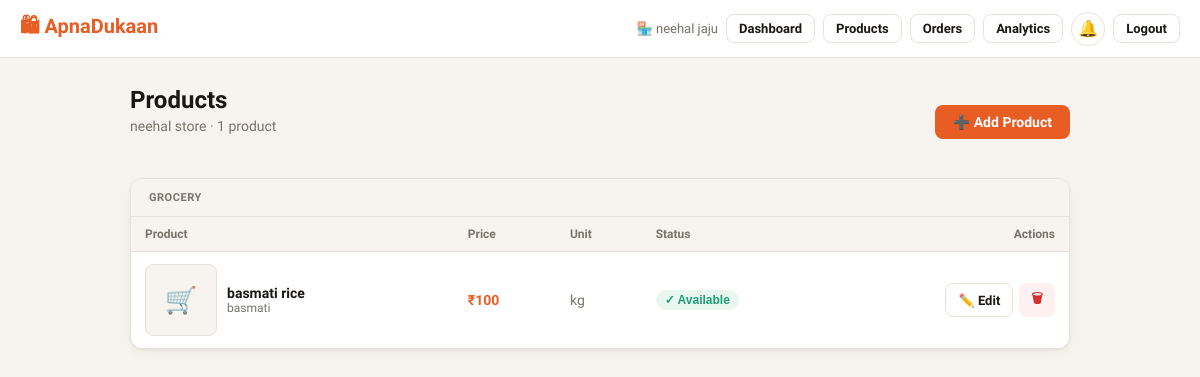
Page /owner/products (signed in) on the committed database.
### tables this page shows
CREATE TABLE stores(store_id TEXT PRIMARY KEY,owner_id TEXT NOT NULL,
  name TEXT NOT NULL,owner_name TEXT NOT NULL,address TEXT NOT NULL DEFAULT'',
  category TEXT NOT NULL DEFAULT'General',qr_code TEXT NOT NULL,
  points INTEGER NOT NULL DEFAULT 0,is_open INTEGER NOT NULL DEFAULT 1,
  is_approved INTEGER NOT NULL DEFAULT 1,
  description TEXT NOT NULL DEFAULT'',
  image_b64 TEXT,image_mime TEXT NOT NULL DEFAULT'image/jpeg',
  created_at TEXT NOT NULL DEFAULT(datetime('now')), latitude REAL, longitude REAL,
  FOREIGN KEY(owner_id) REFERENCES owners(owner_id));

CREATE TABLE products(product_id TEXT PRIMARY KEY,store_id TEXT NOT NULL,
  name TEXT NOT NULL,price REAL NOT NULL CHECK(price>=0),unit TEXT NOT NULL DEFAULT'piece',
  available INTEGER NOT NULL DEFAULT 1,category TEXT NOT NULL DEFAULT'General',
  description TEXT NOT NULL DEFAULT'',image_b64 TEXT,image_mime TEXT NOT NULL DEFAULT'image/jpeg',
  brand TEXT NOT NULL DEFAULT'',model TEXT NOT NULL DEFAULT'',origin TEXT NOT NULL DEFAULT'',
  dimensions TEXT NOT NULL DEFAULT'',weight TEXT NOT NULL DEFAULT'',material TEXT NOT NULL DEFAULT'',
  spec1_key TEXT NOT NULL DEFAULT'',spec1_val TEXT NOT NULL DEFAULT'',
  spec2_key TEXT NOT NULL DEFAULT'',spec2_val TEXT NOT NULL DEFAULT'',
  spec3_key TEXT NOT NULL DEFAULT'',spec3_val TEXT NOT NULL DEFAULT'',
  created_at TEXT NOT NULL DEFAULT(datetime('now')), stock INTEGER NOT NULL DEFAULT 0,
  FOREIGN KEY(store_id) REFERENCES stores(store_id) ON DELETE CASCADE);

### app.py (the view)
    @app.route("/owner/products")
    @owner_required
    def owner_products():
        sid=session["store_id"]; conn=get_db()
        products=conn.execute("SELECT * FROM products WHERE store_id=? ORDER BY category,name",(sid,)).fetchall()
        store=conn.execute("SELECT * FROM stores WHERE store_id=?",(sid,)).fetchone()
        return render_template("owner_products.html",products=products,store=store)

### app.py (called while the page is built)
def _register_db_hooks(app):
    @app.teardown_appcontext
    def close_db(exc=None):
        db = g.pop("db", None)
        if db: db.close()

def get_db():
    if "db" not in g:
        from flask import current_app
        g.db = sqlite3.connect(current_app.config["DB_PATH"], timeout=30, check_same_thread=False)
        g.db.row_factory = sqlite3.Row
        for pragma in ("PRAGMA journal_mode=WAL","PRAGMA busy_timeout=30000",
                       "PRAGMA synchronous=NORMAL","PRAGMA foreign_keys=ON"):
            g.db.execute(pragma)
    return g.db

def get_unread_count(recipient_type, recipient_id):
    try:
        r = get_db().execute(
            "SELECT COUNT(*) FROM notifications WHERE recipient_type=? AND recipient_id=? AND is_read=0",
            (recipient_type, recipient_id)).fetchone()
        return r[0] if r else 0
    except Exception:
        return 0

def owner_required(f):
    @wraps(f)
    def d(*a,**kw):
        if not session.get("owner_id"):
            flash("Please log in to access your store dashboard.","error")
            return redirect(url_for("owner_login"))
        return f(*a,**kw)
    return d

def _register_security_headers(app):
    @app.after_request
    def add_headers(response):
        h = response.headers
        h["X-Content-Type-Options"]="nosniff"; h["X-Frame-Options"]="SAMEORIGIN"
        h["X-XSS-Protection"]="1; mode=block"; h["Referrer-Policy"]="strict-origin-when-cross-origin"
        h["Permissions-Policy"]="geolocation=(self),microphone=(),camera=()"
        if app.config.get("SESSION_COOKIE_SECURE"):
            h["Strict-Transport-Security"]="max-age=31536000; includeSubDomains"
        if request.path.startswith(("/owner/","/my-","/control-panel/")):
            h["Cache-Control"]="no-store,no-cache,must-revalidate,private"
        return response

### templates/owner_products.html (shortened to what this page needs)
{% extends "base.html" %}
{% block content %}
<div style="display:flex;align-items:center;justify-content:space-between;margin-bottom:20px;flex-wrap:wrap;gap:12px;">
  <div>
    <h1 class="page-title">Products</h1>
    <p class="page-subtitle">{{ store.name }} · {{ products|length }} product{{ 's' if products|length != 1 }}</p>
  </div>
  <a href="/owner/product/add" class="btn btn-primary">➕ Add Product</a>
</div>
{% if not products %}
<div class="card" style="text-align:center;padding:48px;">
  <div style="font-size:48px;margin-bottom:12px;">📦</div>
  <div style="font-weight:600;font-size:18px;margin-bottom:8px;">No products yet</div>
  <p style="color:var(--muted);margin-bottom:20px;">Add your first product to start receiving orders.</p>
  <a href="/owner/product/add" class="btn btn-primary">➕ Add First Product</a>
</div>
{% else %}
{% set cats = products | map(attribute='category') | unique | list %}
{% for cat in cats %}
<div class="card" style="margin-bottom:16px;padding:0;overflow:hidden;">
  <div style="padding:12px 18px;background:var(--bg);border-bottom:1px solid var(--border);
              font-size:11px;font-weight:700;text-transform:uppercase;letter-spacing:.05em;color:var(--muted);">
    {{ cat }}
  </div>
  <table class="table">
    <thead>
      <tr>
        <th>Product</th>
        <th>Price</th>
        <th>Unit</th>
        <th>Status</th>
        <th style="text-align:right;">Actions</th>
      </tr>
    </thead>
    <tbody>
      {% for p in products %}
      {% if p.category == cat %}
      <tr>
        <td>
          <div style="display:flex;align-items:center;gap:10px;">
            {% if p.image_b64 %}
            <img
                 style="width:72px;height:72px;border-radius:8px;object-fit:cover;" alt="{{ p.name }}">
            {% else %}
            <div style="width:72px;height:72px;border-radius:8px;background:var(--bg);
                        display:flex;align-items:center;justify-content:center;font-size:26px;border:1px solid var(--border);">🛒</div>
            {% endif %}
            <div>
              <div style="font-weight:600;">{{ p.name }}</div>
              {% if p.brand %}<div style="font-size:12px;color:var(--muted);">{{ p.brand }}</div>{% endif %}
            </div>
          </div>
        </td>
        <td style="font-weight:600;color:var(--orange);">₹{{ "%.0f"|format(p.price) }}</td>
        <td style="color:var(--muted);">{{ p.unit }}</td>
        <td>
          <form method="POST" action="/owner/product/{{ p.product_id }}/toggle" style="display:inline;">
            <button class="badge {% if p.available %}badge-green{% else %}badge-red{% endif %}"
                    type="submit" style="cursor:pointer;border:none;">
              {% if p.available %}✓ Available{% else %}✗ Hidden{% endif %}
            </button>
          </form>
        </td>
        <td style="text-align:right;">
          <div style="display:flex;gap:6px;justify-content:flex-end;flex-wrap:wrap;">
            <a href="/owner/product/{{ p.product_id }}/edit" class="btn btn-outline btn-sm">✏️ Edit</a>
            <form method="POST" action="/owner/product/{{ p.product_id }}/delete"
                  onsubmit="return confirm('Delete {{ p.name }}? This cannot be undone.')">
              <button class="btn btn-sm" style="background:var(--rl);color:var(--red);border:none;" type="submit">🗑</button>
            </form>
          </div>
        </td>
      </tr>
      {% endif %}
      {% endfor %}
    </tbody>
  </table>
</div>
{% endfor %}
{% endif %}
{% endblock %}

### templates/base.html (shortened to what this page needs)
<!DOCTYPE html>
<html lang="en">
<head>
</head>
<body>
<nav class="nav">
  <a href="/" class="nav-brand">🛍 ApnaDukaan</a>
  <div class="nav-actions">
    <div id="nav-menu" class="nav-menu">
      {% if session.customer_name %}
      <span class="nav-user">👤 {{ session.customer_name }}</span>
      <form action="/search_product" method="GET" class="nav-search">
        <input
          type="text"
          name="q"
          placeholder="Search products..."
          class="nav-search-input"
        >
      </form>
      <a href="/my-orders" class="btn btn-outline btn-sm">🛒 My Orders</a>
      <a href="/my-points" class="btn btn-outline btn-sm">⭐ Points</a>
      <a href="/scan" class="btn btn-outline btn-sm">📷 Scan</a>
      {% if cart_count > 0 %}
        <span class="points-pill">🛒 {{ cart_count }} · ₹{{ cart_total }}</span>
      {% endif %}
      <a href="/notifications" class="notif-bell nav-item nav-highlight" title="Notifications">
        🔔<span class="notif-label"> Notifications</span>{% if notif_count > 0 %}<span class="notif-dot">{{ notif_count if notif_count < 100 else '99+' }}</span>{% endif %}
      </a>
      <a href="/customer/logout" class="btn btn-outline btn-sm">Logout</a>
    {% elif session.owner_id %}
      <span class="nav-user">🏪 {{ owner_name }}</span>
      <a href="/owner/dashboard" class="btn btn-outline btn-sm">Dashboard</a>
      <a href="/owner/products" class="btn btn-outline btn-sm">Products</a>
      <a href="/owner/orders" class="btn btn-outline btn-sm">Orders</a>
      <a href="/owner/analytics" class="btn btn-outline btn-sm">Analytics</a>
      <a href="/owner/notifications" class="notif-bell nav-item nav-highlight" title="Notifications">
        🔔<span class="notif-label"> Notifications</span>{% if notif_count > 0 %}<span class="notif-dot">{{ notif_count if notif_count < 100 else '99+' }}</span>{% endif %}
      </a>
      <a href="/owner/logout" class="btn btn-outline btn-sm">Logout</a>
    {% endif %}
    </div>
    </div>
</nav>
<div class="container">
  {% block content %}{% endblock %}
</div>
</body>
</html>

### templates/base.html (style rules this page uses)
:root { --bg:#F7F4EF;--card:#fff;--border:#E8E2D8;--text:#1A1714;--muted:#7A7368; --orange:#E85D24;--ol:#FEF0E9;--green:#1D9E75;--gl:#EAF7F1;--blue:#185FA5;--bl:#EBF3FC; --red:#D42B2B;--rl:#FEF0F0;--yellow:#CA8A04;--yl:#FEFCE8;--r:12px; --sh:0 1px 3px rgba(0,0,0,.06),0 4px 12px rgba(0,0,0,.04); }
* { box-sizing:border-box;margin:0;padding:0; }
body { font-family:'Plus Jakarta Sans',sans-serif;background:var(--bg);color:var(--text);min-height:100vh; }
a { color:inherit;text-decoration:none; }
.nav { background:var(--card);border-bottom:1px solid var(--border);padding:0 20px; display:flex;align-items:center;justify-content:space-between;height:58px;position:sticky;top:0;z-index:100; }
.nav-brand { font-size:20px;font-weight:700;color:var(--orange); }
.nav-actions { display:flex;align-items:center;gap:8px;flex-wrap:wrap; }
.nav-user { font-size:13px;color:var(--muted); }
.container { max-width:980px;margin:0 auto;padding:28px 20px; }
.page-title { font-size:24px;font-weight:700;margin-bottom:4px; }
.page-subtitle { font-size:14px;color:var(--muted);margin-bottom:24px; }
.card { background:var(--card);border:1px solid var(--border);border-radius:var(--r);padding:20px;box-shadow:var(--sh); }
.btn { display:inline-flex;align-items:center;gap:6px;padding:9px 18px;border-radius:8px; font-size:14px;font-weight:600;cursor:pointer;border:none;transition:all .15s;font-family:inherit; }
.btn-primary { background:var(--orange);color:#fff; }
.btn-outline { background:transparent;border:1.5px solid var(--border);color:var(--text); }
.btn-sm { padding:6px 12px;font-size:13px; }
.badge { display:inline-flex;align-items:center;gap:4px;font-size:12px;font-weight:600;padding:3px 9px;border-radius:20px; }
.badge-green { background:var(--gl);color:var(--green); }
.table { width:100%;border-collapse:collapse;font-size:14px; }
.table th { text-align:left;padding:10px 14px;font-size:12px;font-weight:600;color:var(--muted); background:var(--bg);border-bottom:1px solid var(--border); }
.table td { padding:12px 14px;border-bottom:1px solid var(--border);vertical-align:middle; }
.table tr:last-child td { border-bottom:none; }
.notif-bell { position:relative;display:inline-flex;align-items:center;justify-content:center; width:34px;height:34px;border-radius:50%;border:1.5px solid var(--border); background:var(--card);cursor:pointer;font-size:16px;transition:all .15s; }
.nav-menu { display: flex;align-items: center;gap: 8px }

### rows in the picture
stores: owner_name "neehal jaju", name "neehal store"
products: category "GROCERY", name "basmati rice", brand "basmati", price "100", unit "kg", available "✓ Available"

### other values in the picture
{{ products|length }} "1"
